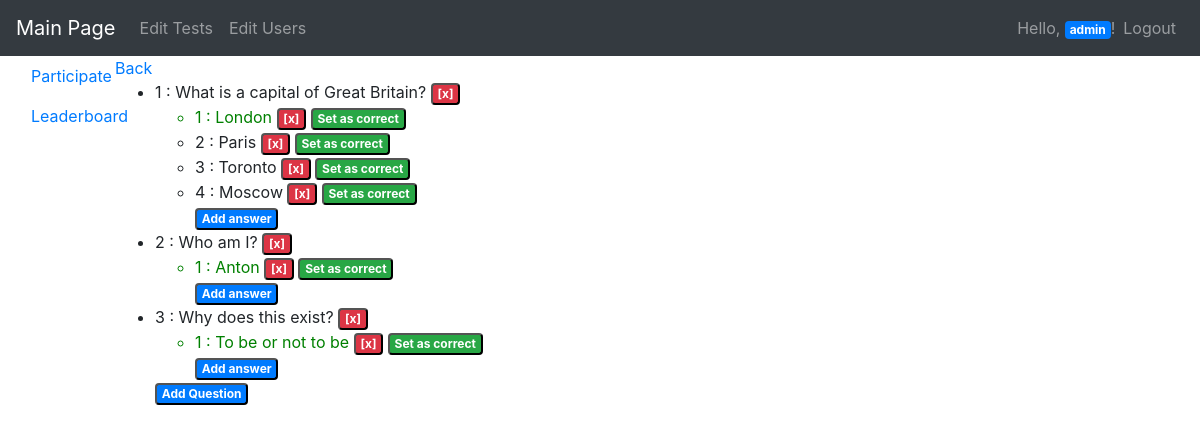
The page /admin/test/1 (signed in) on the database as committed earlier.
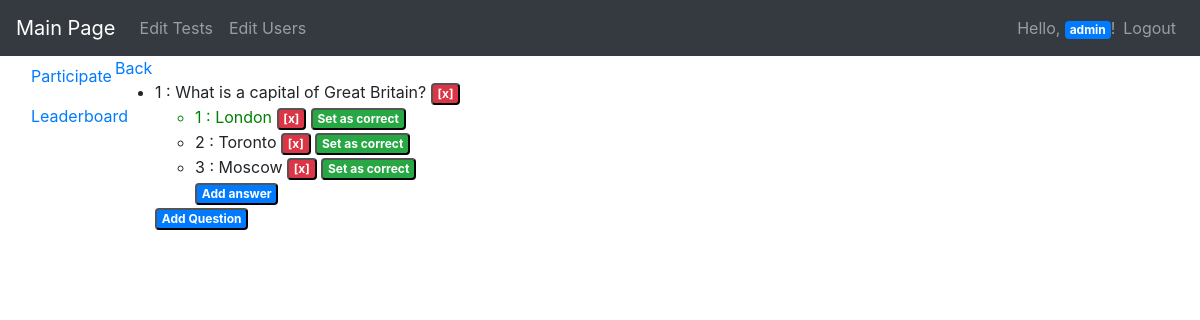
The same page on the database as committed later.
### orm.py (models this page shows)
class BaseModel(Model):
    class Meta:
        database = db

class Question(BaseModel):
    number = IntegerField()
    content = TextField()
    correct_answer = IntegerField()
    test = ForeignKeyField(Test, backref="questions")

class Answer(BaseModel):
    number = IntegerField()
    content = TextField()
    question = ForeignKeyField(Question, backref="answers")

### app.py (the view)
    def wrapper(*args, **kwargs):
        if 'user' in session:
            if session['user'] in users:
                return func(*args, **kwargs)
        return redirect(url_for("page_access_denied"))

### app.py (called while the page is built)
@app.before_request
def before_request():
    db.connect()

@app.after_request
def after_request(response):
    db.close()
    return response

def is_restricted(func, users=None):
    if users is None:
        users = ['admin']
    def wrapper(*args, **kwargs):
        if 'user' in session:
            if session['user'] in users:
                return func(*args, **kwargs)
        return redirect(url_for("page_access_denied"))
    wrapper.__name__ = func.__name__
    return wrapper

@app.route('/admin/test/<int:ident>')
@is_restricted
def page_admin_edit_test(ident):
    questions = Test.get_by_id(ident).questions
    return render_template("p_admin_test_edit.html", model=questions, id=ident)

### templates/p_admin_test_edit.html (shortened to what this page needs)
{% extends "bootstrap/base.html" %}
{% block content %}
    <a href="{{ url_for("page_admin_tests") }}">Back</a>
    <div class="left">
        <ul>
            {% for i in model %}
                <li>
                    <span class="id"> {{ i.number }} : </span>{{ i.content }}
                    <button class="badge badge-danger remove_question">[x]</button>
                    <ul>
                        {% for j in i.answers %}
                            <li {% if i.correct_answer == j.number %} style="color:green;" {% endif %}>
                                <span class="id"> {{ j.number }} : </span>{{ j.content }}
                                <button class="badge badge-danger remove_answer">[x]</button>
                                <button class="badge badge-success correct_answer">Set as correct</button>
                            </li>
                        {% endfor %}
                        <li style="list-style-type: none"><button class="badge badge-primary add_answer">Add answer</button></li>
                    </ul>
                </li>
            {% endfor %}
            <li style="list-style-type: none"><button class="badge badge-primary" id="add_question">Add Question</button></li>
        </ul>
    </div>
{% endblock %}

Rows that differ between the two databases and show on the page:
removed Answer: number "2", content "Paris"
removed Question: number "2", content "Who am I?"
removed Answer: number "1", content "Anton", shown under "2"
removed Question: number "3", content "Why does this exist?"
removed Answer: number "1", content "To be or not to be", shown under "3"
changed Answer "Toronto": number "3" → "2"
changed Answer "Moscow": number "4" → "3"
